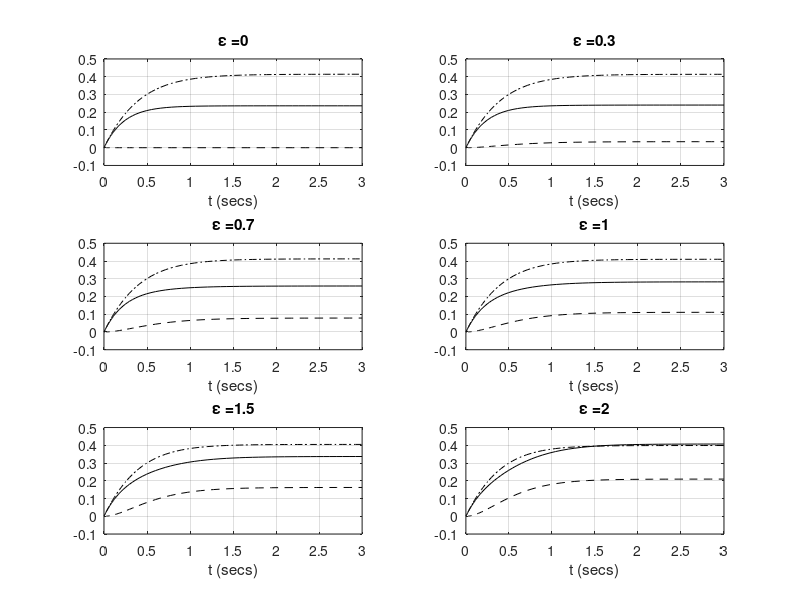

MATLAB code to generate this figure:
% Example 4.2-1
% Optimal error covariance using Runge-Kutta integrator
function f4p2d1()
    global eps;
    eps_set=[0 0.3 0.7 1.0 1.5 2.0]; % Different values for epsilon
    for j=1:6
        eps=eps_set(j);
        [t p] = ode45(@errcov422,[0 3],[0 0 0]); % Runge-Kutta Integrator
        subplot(3,2,j); 
        plot(t,p(:,1),'k-',t,p(:,2),'k--',t,p(:,3),'k-.'); % Plot p
        axis([0 3 -0.1 0.5]); grid on; xlabel('t (secs)')
        title(strcat('\epsilon = ',num2str(eps)));
    end
return

% Differential Equations
function dp=errcov422(t,p)
    global eps
    dp = zeros(3,1);
    a1=-2; a2=-1; q1=1; q2=1; r1=1; r2=1;
    p1=p(1); p12=p(2); p2=p(3);
    dp(1)=-p1^2/r1-p12^2/r2+2*a1*p1+2*eps*p12+q1;
    dp(2)=-p1*p12/r1-p12*p2/r2+(a1+a2)*p12+eps*p2;
    dp(3)=-p12^2/r1-p2^2/r2+2*a2*p2+q2;
return